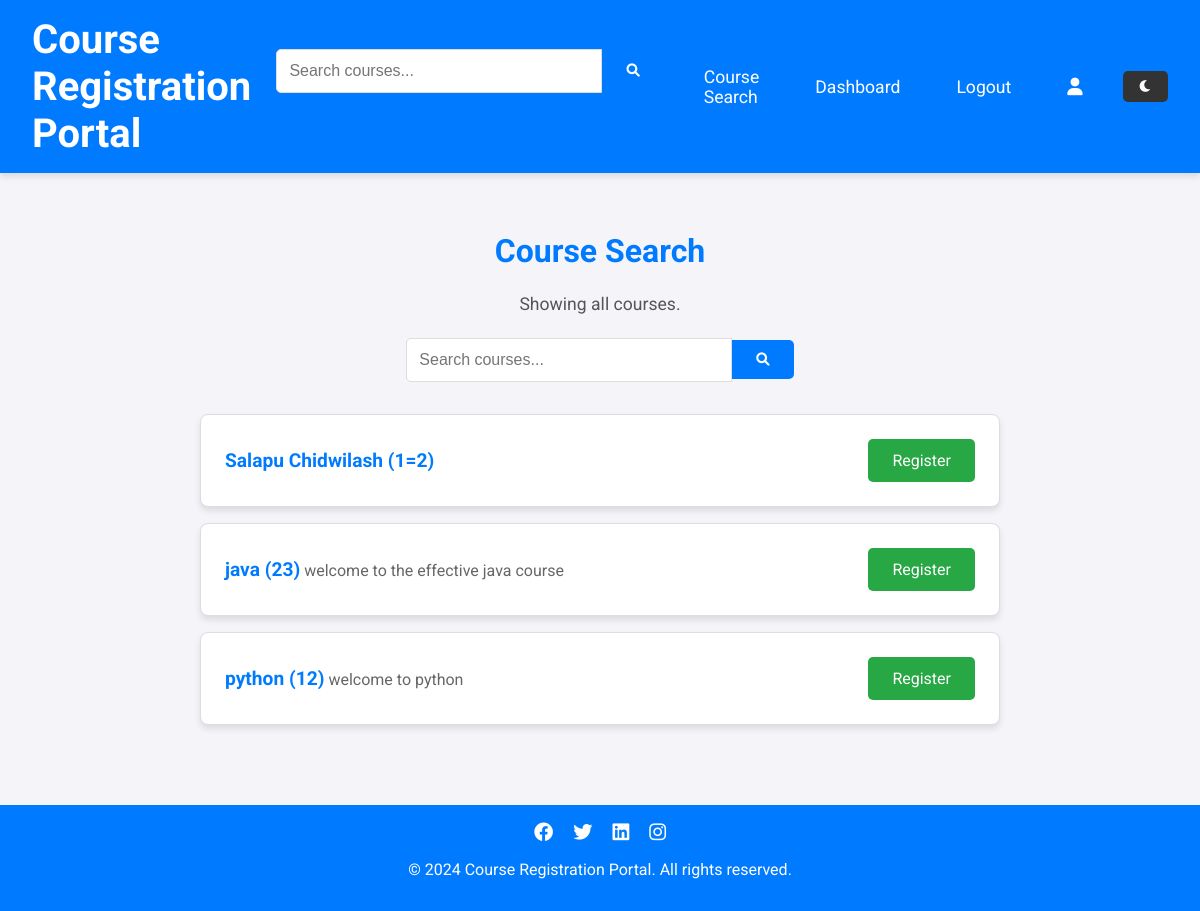
Page /courses/search/ on the committed database.
### courses/models.py (models this page shows, shortened)
class Course(models.Model):
    code = models.CharField(max_length=10, unique=True)  # Course code
    name = models.CharField(max_length=100)  # Course name
    description = models.TextField()  # Course description
    department = models.CharField(max_length=50)  # Department
    credits = models.IntegerField()  # Number of credits
    capacity = models.IntegerField()  # Maximum number of students
    prerequisites = models.ManyToManyField('self', symmetrical=False, blank=True)  # Prerequisite courses
    semester = models.CharField(max_length=20, choices=[('1', '1st Semester'), ('2', '2nd Semester')])  # Semester
    instructor = models.CharField(max_length=100)  # Instructor name

### courses/views.py (the view)
# urls.py: path('search/', views.course_search, name='course_search'),
def course_search(request):
    semester = request.session.get('semester')
    query = request.GET.get('query', '')
    if semester:
        courses = Course.objects.filter(semester=semester)
    else:
        courses = Course.objects.all()
    if query:
        courses = courses.filter(
            Q(name__icontains=query) | Q(code__icontains=query) | Q(description__icontains=query)
        )
    context = {
        'courses': courses,
        'form': SearchForm(),
        'query': query,
        'semester': semester,
    }
    return render(request, 'course_search.html', context)

### courses/forms.py
class SearchForm(forms.Form):
    query = forms.CharField(
        label='Search courses',
        max_length=100,
        widget=forms.TextInput(attrs={'placeholder': 'Search courses...'})
    )

### courses/templates/course_search.html (shortened to what this page needs)
{% extends 'base.html' %}
{% block content %}
<h2>Course Search</h2>
{% if semester %}
    <p class="semester-info">Showing courses for <strong>{{ semester }}</strong> semester.</p>
{% else %}
    <p class="semester-info">Showing all courses.</p>
{% endif %}
<form class="search-bar" action="{% url 'course_search' %}" method="get">
    <input type="text" name="query" placeholder="Search courses..." value="{{ query }}">
    <button type="submit"><i class="fas fa-search"></i></button>
</form>
<ul class="course-list">
    {% for course in courses %}
        <li class="course-item">
            <div class="course-info">
                <span class="course-name">{{ course.name }} ({{ course.code }})</span>
                <span class="course-description">{{ course.description }}</span>
            </div>
            <a href="{% url 'register_course' course.id %}" class="register-button">Register</a>
        </li>
    {% empty %}
        <li class="no-courses">No courses found.</li>
    {% endfor %}
</ul>
{% endblock %}

### templates/base.html (style rules this page uses)
body { font-family: 'Roboto', sans-serif; margin: 0; padding: 0; background-color: #f4f4f9; color: #333; transition: background-color 0.3s ease, color 0.3s ease; }
.search-bar { display: flex; align-items: center; }
.search-bar input { padding: 0.5rem; border: none; border-radius: 5px 0 0 5px; outline: none; }
.search-bar button { padding: 0.5rem 1rem; border: none; background-color: #28a745; color: white; border-radius: 0 5px 5px 0; cursor: pointer; transition: background-color 0.3s ease; }

### courses/templates/course_search.html (style rules this page uses)
body { font-family: 'Roboto', sans-serif; background-color: #f4f4f9; color: #333; margin: 0; padding: 0; }
h2 { font-size: 2rem; color: #007bff; margin-bottom: 1.5rem; text-align: center; }
.semester-info { font-size: 1.1rem; color: #555; text-align: center; margin-bottom: 1.5rem; }
.search-bar { display: flex; justify-content: center; margin-bottom: 2rem; }
.search-bar input { padding: 0.75rem; border: 1px solid #ddd; border-radius: 5px 0 0 5px; width: 300px; font-size: 1rem; outline: none; }
.search-bar button { padding: 0.75rem 1.5rem; border: none; background-color: #007bff; color: white; border-radius: 0 5px 5px 0; cursor: pointer; transition: background-color 0.3s ease; }
.course-list { list-style: none; padding: 0; margin: 0 auto; max-width: 800px; }
.course-item { background-color: white; border: 1px solid #ddd; border-radius: 8px; padding: 1.5rem; margin-bottom: 1rem; display: flex; justify-content: space-between; align-items: center; box-shadow: 0 4px 6px rgba(0, 0, 0, 0.1); transition: transform 0.3s ease, box-shadow 0.3s ease; }
.course-info { flex: 1; }
.course-name { font-size: 1.2rem; font-weight: bold; color: #007bff; margin-bottom: 0.5rem; }
.course-description { font-size: 1rem; color: #666; }
.register-button { background-color: #28a745; color: white; padding: 0.75rem 1.5rem; border-radius: 5px; text-decoration: none; transition: background-color 0.3s ease; }

### rows in the picture
Course: name "Salapu Chidwilash", code "1=2"
Course: name "java", code "23", description "welcome to the effective java course"
Course: name "python", code "12", description "welcome to python"
